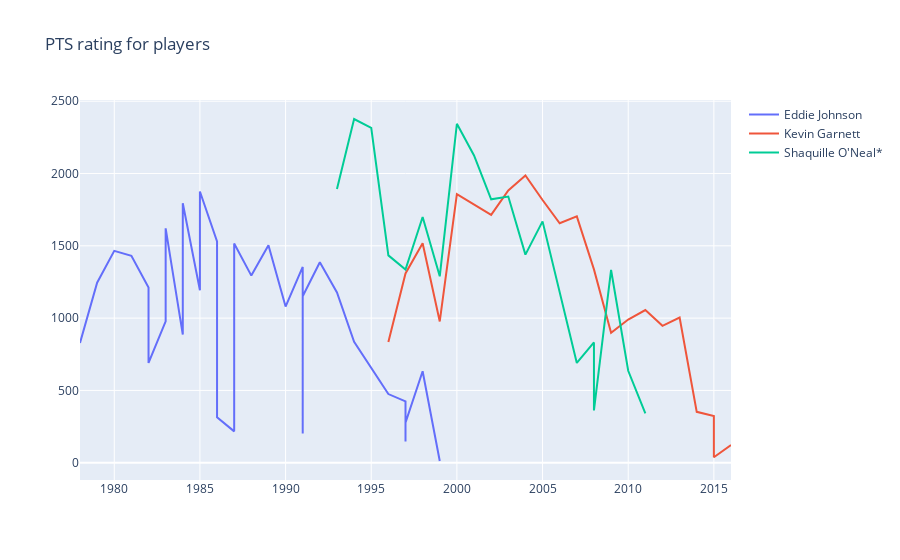

Notebook code for this chart:
### Code cell
data5 = []
for player, group in df_seasons_stats_PTS.groupby(['Player']):
    data5.append(
        go.Scatter(
                x = group['Year'],
                y = group['PTS'],
                name = player
            )
    )

iplot(
    go.Figure(
        data = data5, 
        layout = {'title': 'PTS rating for players'}
    ), 
    show_link = False
)

### Figure 1 — Plotly figure (JSON) as saved in the notebook; plotly's stock layout.template omitted (floating-point values rounded to 4 significant figures)
{"data": [{"name": "Eddie Johnson", "type": "scatter", "x": [1978, 1979, 1980, 1981, 1982, 1982, 1983, 1983, 1984, 1984, 1985, 1985, 1986, 1986, 1986, 1986, 1987, 1987, 1988, 1989, 1990, 1991, 1991, 1991, 1992, 1993, 1994, 1996, 1997, 1997, 1997, 1998, 1999], "y": [828, 1245, 1465, 1431, 1211, 690, 978, 1621, 886, 1794, 1193, 1876, 1530, 709, 394, 315, 217, 1516, 1294, 1504, 1080, 1354, 203, 1151, 1386, 1177, 836, 475, 424, 147, 277, 633, 12]}, {"name": "Kevin Garnett", "type": "scatter", "x": [1996, 1997, 1998, 1999, 2000, 2001, 2002, 2003, 2004, 2005, 2006, 2007, 2008, 2009, 2010, 2011, 2012, 2013, 2014, 2015, 2015, 2015, 2016], "y": [835, 1309, 1518, 977, 1857, 1784, 1714, 1883, 1987, 1817, 1656, 1704, 1337, 899, 990, 1056, 947, 1004, 352, 323, 285, 38, 122]}, {"name": "Shaquille O'Neal*", "type": "scatter", "x": [1993, 1994, 1995, 1996, 1997, 1998, 1999, 2000, 2001, 2002, 2003, 2004, 2005, 2006, 2007, 2008, 2008, 2008, 2009, 2010, 2011], "y": [1893, 2377, 2315, 1434, 1336, 1699, 1289, 2344, 2125, 1822, 1841, 1439, 1669, 1181, 690, 832, 470, 362, 1333, 636, 341]}], "layout": {"autosize": true, "title": {"text": "PTS rating for players"}, "xaxis": {"autorange": true, "range": [1978, 2016], "type": "linear"}, "yaxis": {"autorange": true, "range": [-119.4, 2508.0], "type": "linear"}}}
